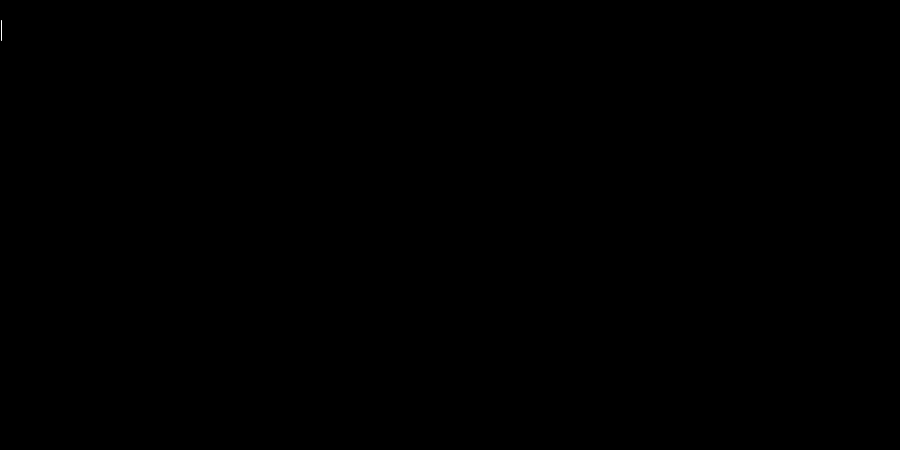
Frame 1 (no input)
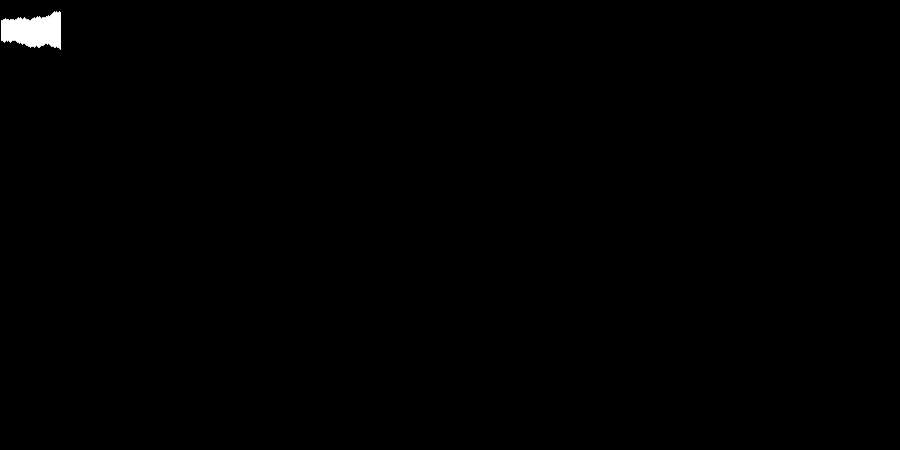
Frame 60 (the mouse pressed at the canvas centre just before this capture)
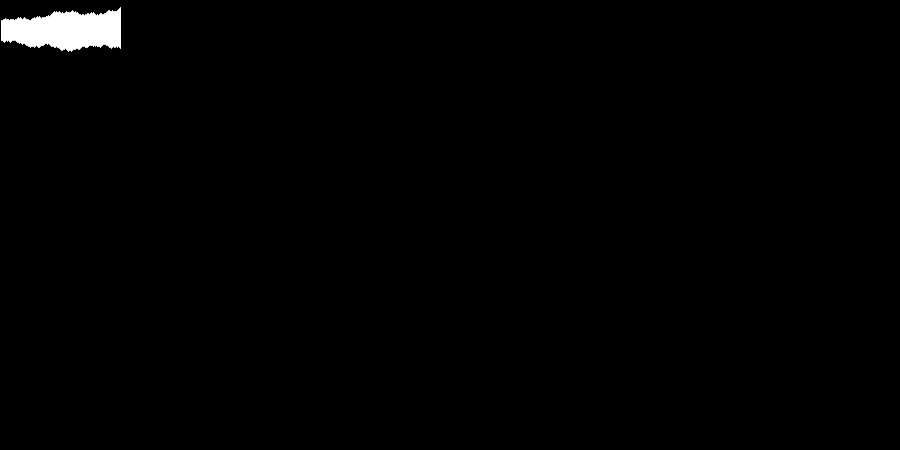
Frame 120 (the mouse held since frame 60 and released just before this capture)

The Processing sketch that drew these frames (run headless with seeded random() and noise(); from frame 60 on, the mouse is pressed at the canvas centre):

// Processing sketch: processing_20118
// ── processing_20118.pde

Point p;
Point p2;
float C;
void setup(){
  size(900,450);
  background(0);
  stroke(255);
  smooth();
  C = 255;
  frameRate(300);
  p = new Point(0,20);
  p2 = new Point(0,40);
}
void draw(){
  p.draw();
  p2.draw();
  stroke(C);
  line(p.x,p.y,p2.x,p2.y);
}
class Point{
  float x;
  float y;
  Point(float _x, float _y){
    x = _x;
    y = _y;
  }
  void draw(){
    //point(x,y);
    if(x < width){
       x ++;
    }else{
      x = 0;
      y += 40;
      C -= 5;
    }
    if(y < height){
      y += sin(x*y);
    }
    else{
      y = 0;
      C = 255;
    }
  }
}
